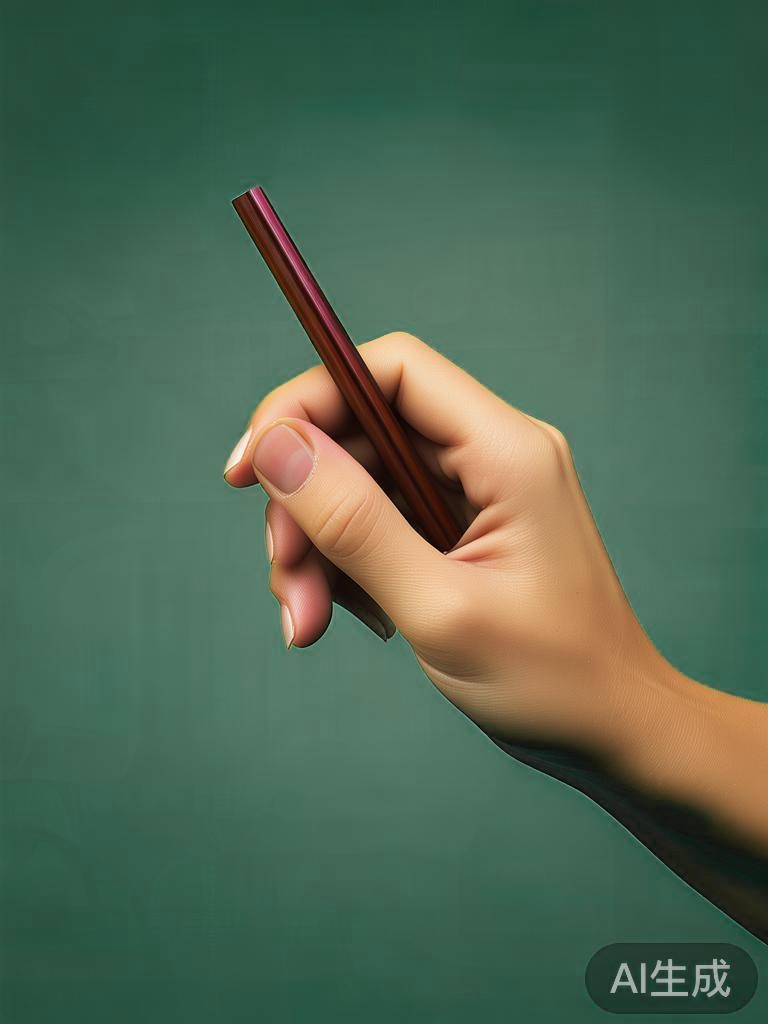
#> input picture assets/drawing-hand.png, 768 x 1024 px
$ python extract_pencil.py ../assets/drawing-hand.png out.png
#> lines starting #> are read from the running program, lines starting #| are printed output that depends on the picture; after the words box and inside, x2 and y2 are one past the last pixel; in counts of white or black regions, pixels touching at a corner belong together
#!/usr/bin/env python3
"""从 drawing-hand.png 中分离出"只有铅笔"的素材，去掉写实的手。

思路：
1) 铅笔杆是**极暗的饱和红色**（R-G≈30~55、V<175）；皮肤是高亮低饱和。
   颜色阈值得到多个连通域，其中**只有最大的一块沿对角线是笔杆**，
   其余都是皮肤反光/指甲边缘噪点。用"面积 + 细长度 + 位置"筛出笔杆域。
2) 笔杆被手遮挡了中段。铅笔是刚体直线，故沿主轴把笔杆补成完整直杆，
   末端按锥形收窄成笔尖。
3) 补出来的像素取笔杆实测颜色，并做轻度平滑（去掉原图颗粒噪点）。
4) 最后按线稿双色调着色（墨 #3C3A38 → 纸 #F5EBD7），与场景风格统一。
5) 打印笔尖锚点，供渲染时传 --tip-anchor-x/y。
"""
import argparse
from pathlib import Path

import cv2
import numpy as np
from PIL import Image

INK = np.array([0x3C, 0x3A, 0x38], dtype=np.float64)
PAPER = np.array([0xF5, 0xEB, 0xD7], dtype=np.float64)


def pick_rod(m: np.ndarray) -> np.ndarray:
    """在多个连通域中挑出"笔杆"：面积大、细长、斜跨画面左上→中部。"""
    n, lab, stats, _ = cv2.connectedComponentsWithStats(m, 8)
    best, best_score = None, -1e18
    for i in range(1, n):
        x, y, w, h, area = (stats[i, cv2.CC_STAT_LEFT], stats[i, cv2.CC_STAT_TOP],
                            stats[i, cv2.CC_STAT_WIDTH], stats[i, cv2.CC_STAT_HEIGHT],
                            stats[i, cv2.CC_STAT_AREA])
        if area < 3000:
            continue
        # 细长度：斜向长条的 bbox 面积/实际面积 比值大；用对角跨度当长度
        diag = float(np.hypot(w, h))
        elong = diag / max(w, 1)
        # 触角：笔杆应从画面左上附近起始
        touches_topleft = 1.0 if (x <= w * 0.25 and y <= h * 0.15) else 0.0
        score = area + 6000 * elong + 9000 * touches_topleft
        if score > best_score:
            best_score, best = score, i
    if best is None:
        raise SystemExit("未找到笔杆连通域")
    return (lab == best).astype(np.uint8)


def extract(src: Path, dst: Path) -> None:
    raw = cv2.imread(str(src), cv2.IMREAD_UNCHANGED)
#> raw is the input picture: shape (1024, 768, 4); mean B, G, R, A 82.7, 103, 79.1, 42.2
    if raw is None:
        raise SystemExit(f"无法读取 {src}")
    ys, xs = np.where(raw[:, :, 3] > 128)
    bgr = raw[ys.min():ys.max() + 1, xs.min():xs.max() + 1].copy()
    sh, sw = bgr.shape[:2]
#> sh = 668; sw = 542

    sub = bgr.astype(np.int16)
    hsv = cv2.cvtColor(bgr, cv2.COLOR_BGR2HSV)
#> hsv: shape (668, 542, 3); mean H, S, V 52.7, 102.4, 130.6
    S, V = hsv[:, :, 1].astype(np.int16), hsv[:, :, 2].astype(np.int16)
    B, G, R = sub[:, :, 0], sub[:, :, 1], sub[:, :, 2]
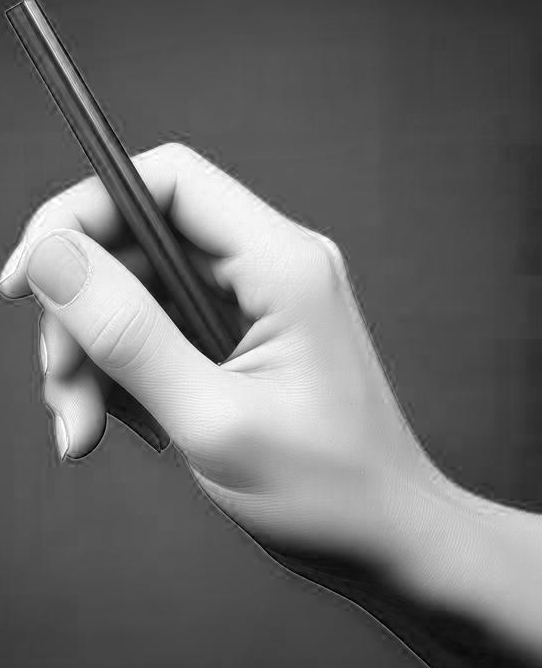
#> R: shape (668, 542) int16; min 0, max 255, mean 108.1

    cand = ((R - G) >= 25) & (V >= 25) & (V <= 170) & (S >= 65) & (R >= 50)
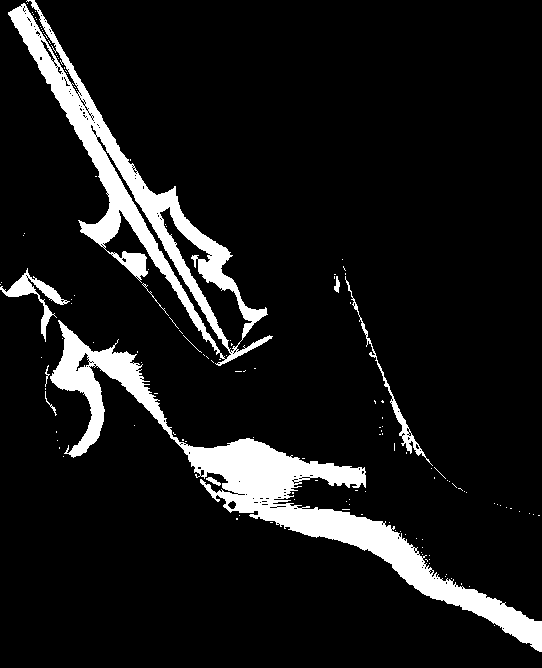
#> cand: shape (668, 542) bool; 9.9% white; 137 white regions (128 under 20 px), largest, box (x1, y1, x2, y2) and area: (50, 320, 542, 652) 19356, (8, 0, 273, 366) 14142, (0, 268, 70, 342) 1001
    cand = cv2.morphologyEx(cand.astype(np.uint8), cv2.MORPH_OPEN, np.ones((3, 3), np.uint8))
#> cand: shape (668, 542); values 0 (black) and 1 (white), 9.3% white; 28 white regions (13 under 20 px), largest, box (x1, y1, x2, y2) and area: (181, 438, 542, 652) 14082, (8, 7, 267, 353) 12713, (50, 323, 179, 457) 4607
    rod = pick_rod(cand)
#> in pick_rod, `n, lab, stats, _ = cv2.connectedComponentsWithStats(m, 8)`:
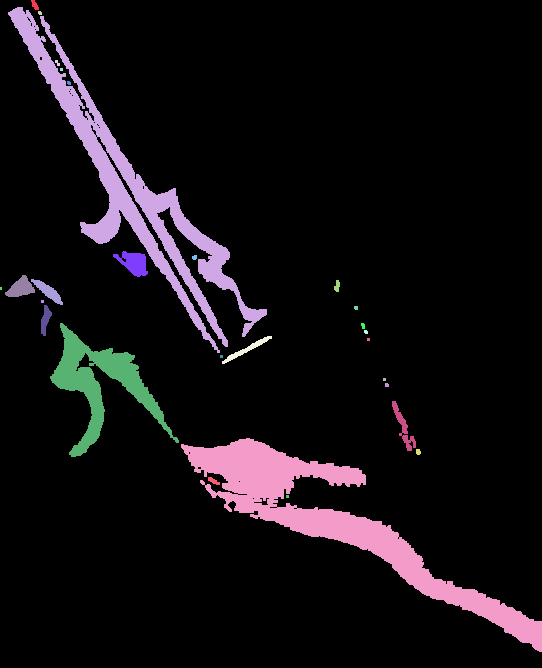
#> lab: shape (668, 542) int32; 29 distinct labels, from 0 to 28; one colour per label, 0 black
#> in pick_rod, `n, lab, stats, _ = cv2.connectedComponentsWithStats(m, 8)`: n = 29; stats = 29 rows, first 6: [0, 0, 542, 668, 328315], [31, 0, 8, 10, 48], [8, 7, 259, 346, 12713], [38, 11, 4, 4, 14], [55, 60, 5, 6, 18], [60, 68, 3, 3, 9]
#> the loop in pick_rod, `for i in range(1, n):` made 28 passes
#> (x, y, w, h, area, diag, elong, touches_topleft) on pass 2: (8, 7, 259, 346, 12713, 432.2, 1.67, 1)
#> (x, y, w, h, area) on passes 1, 7, 8, 9, 10, 11: (31, 0, 8, 10, 48), (113, 251, 35, 26, 518), (192, 255, 5, 5, 21), (5, 275, 30, 22, 380), (31, 279, 32, 26, 296), (334, 280, 6, 12, 50)
#> after the loop in pick_rod, `for i in range(1, n):`: best = 2; best_score = 31725.4
#> in pick_rod, `return (lab == best).astype(np.uint8)`: returned value: shape (668, 542); values 0 (black) and 1 (white), 3.5% white; 1 white region, box (x1, y1, x2, y2) and area: (8, 7, 267, 353) 12713

    ys2, xs2 = np.where(rod > 0)
#> ys2 = 12713 values from 7 to 352; xs2 = 12713 values, max 266 at index 11781, min 8 at index 55, mean 132.6
    pts = np.stack([xs2, ys2], 1).astype(np.float64)
#> pts = 12713 pairs, first value 8 to 266, second value 7 to 352
    mu = pts.mean(0)
#> mu = [132.6, 190.4]
    _, _, vt = np.linalg.svd(pts - mu, full_matrices=False)
#> vt = [[0.57, 0.821], [-0.821, 0.57]]
    axis, perp = vt[0], vt[1]
#> axis = [0.57, 0.821]; perp = [-0.821, 0.57]
    if axis[1] < 0:                       # 让轴指向"右上→左下"，即笔尖朝左下
        axis, perp = -axis, -perp
    proj = (pts - mu) @ axis
#> proj = 12713 values, max 183.2 at index 12576, min -217.6 at index 55, mean 0
    perp_d = (pts - mu) @ perp
#> perp_d = 12713 values, max 66.12 at index 8170, min -44.11 at index 9365, mean -7.01e-15

    # 半宽：用中位数绝对偏差，抗离群（皮肤残留、笔杆边缘）
    half = float(np.median(np.abs(perp_d))) * 1.25
#> half = 15.52
    half = max(5.0, min(half, 22.0))

    p_lo, p_hi = proj.min(), proj.max()
#> p_lo = -217.6; p_hi = 183.2
    origin = mu + axis * p_lo
#> origin = [8.49, 11.66]
    rod_rgb = np.array([bgr[..., 2][rod > 0].mean(),
                        bgr[..., 1][rod > 0].mean(),
                        bgr[..., 0][rod > 0].mean()], np.float64)
#> rod_rgb = [90.59, 41.84, 29.95]
    # 笔尖是一段渐深到尖的锥形
    tip_len = max(18.0, half * 5.0)
#> tip_len = 77.58

    canvas = np.zeros((sh, sw, 3), np.float64)
    fill = np.zeros((sh, sw), np.uint8)
    steps = int(p_hi - p_lo) + 1
#> steps = 401
    for i in range(steps):
        s = i
        # 宽度：主体恒定，末端 tip_len 内线性收窄为0
        if s > p_hi - p_lo - tip_len:
            w = half * max(0.0, (p_hi - p_lo - s) / tip_len)
        else:
            w = half
        if w < 0.6:
            continue
        c = origin + axis * s
        for t in np.linspace(-w, w, max(2, int(w * 2) + 1)):
            q = c + perp * t
            qx, qy = int(round(q[0])), int(round(q[1]))
            if 0 <= qx < sw and 0 <= qy < sh:
                # 笔尖附近逐渐变暗（像 graphite 芯）
                shade = 1.0 - 0.45 * max(0.0, (s - (p_hi - p_lo - tip_len)) / tip_len)
                canvas[qy, qx] = rod_rgb * shade
                fill[qy, qx] = 255
#> this loop made 401 passes
#> c on passes 1 to 12: [8.49, 11.66], [9.06, 12.48], [9.63, 13.3], [10.2, 14.12], [10.77, 14.94], [11.34, 15.76], [11.91, 16.59], [12.49, 17.41], [13.06, 18.23], [13.63, 19.05], [14.2, 19.87], [14.77, 20.69]
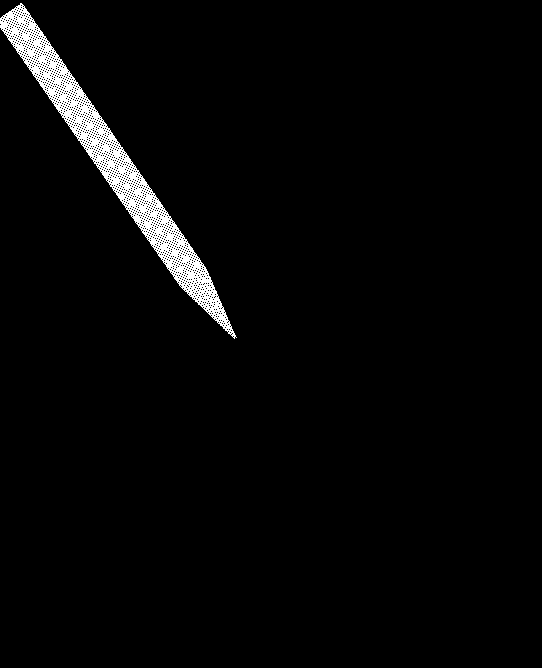
#> fill: shape (668, 542); 2.7% white; 1 white region, box (x1, y1, x2, y2) and area: (0, 3, 237, 339) 9870

    # 轻度平滑，去掉原图颗粒
    canvas = cv2.GaussianBlur(canvas, (3, 3), 0)
    alpha_out = cv2.GaussianBlur(fill, (5, 5), 0)

    ys3, xs3 = np.where(alpha_out > 40)
#> ys3 = 12323 values from 2 to 338; xs3 = 12323 values, max 236 at index 12308, min 0 at index 227, mean 112.9
    pad = 14
    ax0, ay0 = max(0, xs3.min() - pad), max(0, ys3.min() - pad)
#> ax0 = 0; ay0 = 0
    ax1 = min(sw, xs3.max() + 1 + pad)
#> ax1 = 251
    ay1 = min(sh, ys3.max() + 1 + pad)
#> ay1 = 353
    canvas = canvas[ay0:ay1, ax0:ax1]
#> canvas: shape (353, 251, 3) float64
    alpha_out = alpha_out[ay0:ay1, ax0:ax1]
#> alpha_out: shape (353, 251)

    # 双色调（保持 BGR）
    lum = canvas @ np.array([0.114, 0.587, 0.299])
    t = np.clip((lum - 20) / 140.0, 0, 1) ** 0.78
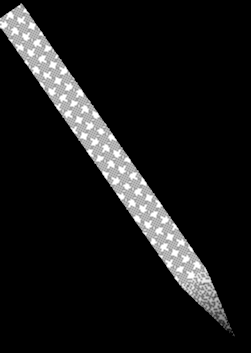
#> t: shape (353, 251) float64; min 0, max 0.251, mean 0.0238; drawn with min black and max white
    toned = INK[None, None, :] + (PAPER - INK)[None, None, :] * t[..., None]
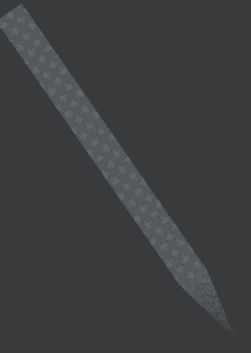
#> toned: shape (353, 251, 3) float64; mean of channels 0, 1, 2 64.4, 62.2, 59.8; drawn as B, G, R
    rgba = np.dstack([toned, alpha_out.astype(np.float64)])
    Image.fromarray(rgba.clip(0, 255).astype(np.uint8)).save(dst)
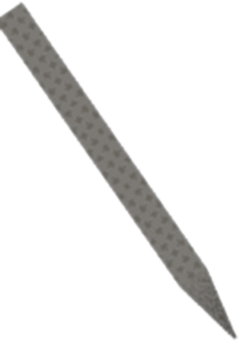
#> saved as out.png: PIL image 251x353 RGBA; mean R, G, B, A 64.3, 62.2, 59.7, 28.4; transparent parts drawn white

    tip = origin + axis * p_hi
#> tip = [113, 162.1]
    tip_out = ((tip[0] - ax0) / max(1, ax1 - ax0 - 1),
               (tip[1] - ay0) / max(1, ay1 - ay0 - 1))
#> tip_out = (0.452, 0.461)
    tail_out = ((origin[0] - ax0) / max(1, ax1 - ax0 - 1),
                (origin[1] - ay0) / max(1, ay1 - ay0 - 1))
#> tail_out = (0.034, 0.0331)
    print(f"[ok] {dst.name}  尺寸 {ax1-ax0}x{ay1-ay0}  半宽 {half:.1f}px")
#| [ok] out.png  尺寸 251x353  半宽 15.5px
    print(f"    笔尾 anchor ({tail_out[0]:.3f}, {tail_out[1]:.3f})")
#|     笔尾 anchor (0.034, 0.033)
    print(f"    ★ 笔尖 tip_anchor_x = {tip_out[0]:.4f}")
#|     ★ 笔尖 tip_anchor_x = 0.4518
    print(f"    ★ 笔尖 tip_anchor_y = {tip_out[1]:.4f}")
#|     ★ 笔尖 tip_anchor_y = 0.4605


if __name__ == "__main__":
    ap = argparse.ArgumentParser()
    ap.add_argument("src")
    ap.add_argument("dst")
    a = ap.parse_args()
    extract(Path(a.src), Path(a.dst))
